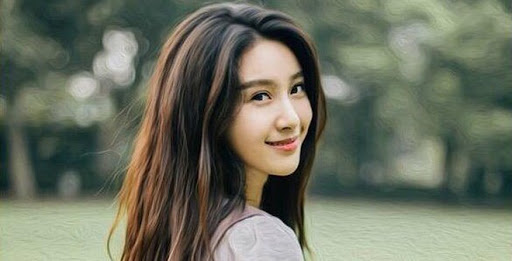
#> input picture opencvProjects/resource/chandung.jpg, 512 x 261 px, given in place of the camera
$ python colorPicker.py
#> lines starting #> are read from the running program, lines starting #| are printed output that depends on the picture; after the words box and inside, x2 and y2 are one past the last pixel; in counts of white or black regions, pixels touching at a corner belong together
import cv2
import numpy as np


def empty(a):
    pass


cv2.namedWindow("TrackBars", cv2.WINDOW_NORMAL)
# cv2.resizeWindow("TrackBars", 440, 240)
cv2.createTrackbar("Hue min", "TrackBars", 3, 179, empty)
cv2.createTrackbar("Hue max", "TrackBars", 32, 179, empty)
cv2.createTrackbar("Sta min", "TrackBars", 81, 255, empty)
cv2.createTrackbar("Sta max", "TrackBars", 255, 255, empty)
cv2.createTrackbar("Val min", "TrackBars", 138, 255, empty)
cv2.createTrackbar("Val max", "TrackBars", 255, 255, empty)
frameWidth=640
frameHeight=480
cap=cv2.VideoCapture(0)
cap.set(3,frameWidth)
cap.set(4,frameHeight)
cap.set(10,150)
while True:
    success, img = cap.read()
#> img is the input picture: shape (261, 512, 3); mean B, G, R 96.6, 112.5, 108.1

    imgHSV = cv2.cvtColor(img, cv2.COLOR_BGR2HSV)
#> imgHSV: shape (261, 512, 3); mean H, S, V 50.6, 58.7, 117.5
    h_min = cv2.getTrackbarPos("Hue min", "TrackBars")
    h_max = cv2.getTrackbarPos("Hue max", "TrackBars")
    s_min = cv2.getTrackbarPos("Sta min", "TrackBars")
    s_max = cv2.getTrackbarPos("Sta max", "TrackBars")
    v_min = cv2.getTrackbarPos("Val min", "TrackBars")
    v_max = cv2.getTrackbarPos("Val max", "TrackBars")

    lower=np.array([h_min,s_min,v_min])
    upper=np.array([h_max,s_max,v_max])
    mask=cv2.inRange(imgHSV,lower,upper)
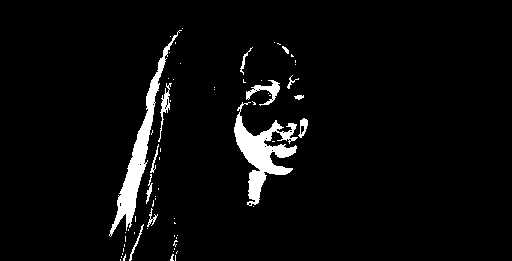
#> mask: shape (261, 512); 4.3% white; 65 white regions (52 under 20 px), largest, box (x1, y1, x2, y2) and area: (234, 102, 298, 206) 2328, (109, 30, 182, 237) 2175, (246, 80, 280, 106) 302
    imageResult=cv2.bitwise_and(img,img,mask=mask)
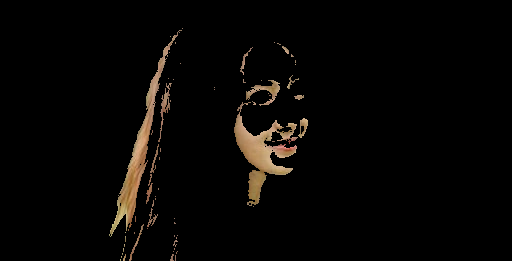
#> imageResult: shape (261, 512, 3); mean B, G, R 4.2, 5.8, 7.4
    cv2.imshow("orginal", img)
    # cv2.imshow("HSV", imgHSV)
    cv2.imshow("mask",mask)
    cv2.imshow("imageResult",imageResult)
    cv2.waitKey(1)
